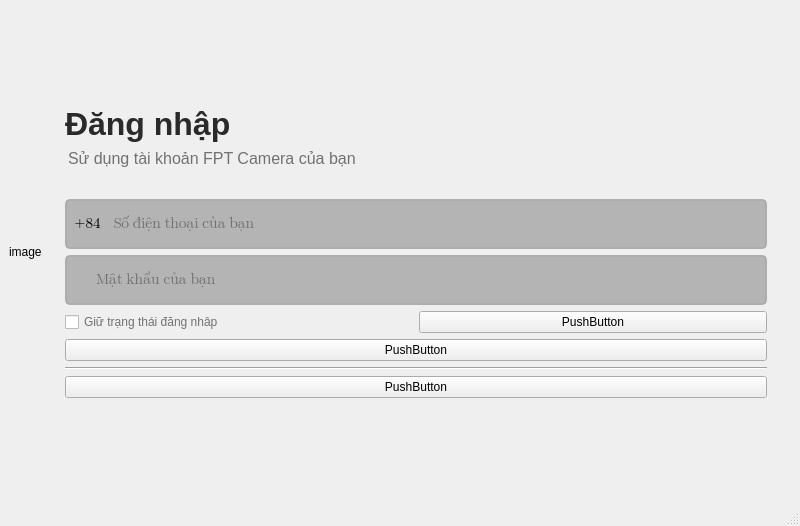
<?xml version="1.0" encoding="UTF-8"?>
<ui version="4.0">
 <class>MainWindow</class>
 <widget class="QMainWindow" name="MainWindow">
  <property name="geometry">
   <rect>
    <x>0</x>
    <y>0</y>
    <width>800</width>
    <height>526</height>
   </rect>
  </property>
  <property name="windowTitle">
   <string>MainWindow</string>
  </property>
  <property name="autoFillBackground">
   <bool>false</bool>
  </property>
  <widget class="QWidget" name="centralwidget">
   <layout class="QGridLayout" name="gridLayout">
    <item row="0" column="1">
     <widget class="QStackedWidget" name="stackedWidget">
      <property name="styleSheet">
       <string notr="true">QStackedWidget {
margin-right: 15px; 
margin-left: 8px;
}</string>
      </property>
      <property name="currentIndex">
       <number>0</number>
      </property>
      <widget class="QWidget" name="page">
       <layout class="QHBoxLayout" name="horizontalLayout_4">
        <item>
         <layout class="QVBoxLayout" name="verticalLayout_2">
          <item>
           <spacer name="verticalSpacer">
            <property name="orientation">
             <enum>Qt::Vertical</enum>
            </property>
            <property name="sizeHint" stdset="0">
             <size>
              <width>20</width>
              <height>40</height>
             </size>
            </property>
           </spacer>
          </item>
          <item>
           <widget class="QLabel" name="label_2">
            <property name="text">
             <string>&lt;html&gt;&lt;head/&gt;&lt;body&gt;&lt;p&gt;&lt;span style=&quot; font-size:24pt; font-weight:700; color:#2a2a2a;&quot;&gt;Đăng nhập&lt;/span&gt;&lt;/p&gt;&lt;/body&gt;&lt;/html&gt;</string>
            </property>
            <property name="textFormat">
             <enum>Qt::AutoText</enum>
            </property>
           </widget>
          </item>
          <item>
           <widget class="QLabel" name="label_3">
            <property name="styleSheet">
             <string notr="true">QLabel {
margin-bottom: 25px;
}
</string>
            </property>
            <property name="text">
             <string>&lt;html&gt;&lt;head/&gt;&lt;body&gt;&lt;p&gt;&lt;span style=&quot; font-size:12pt; color:#717171;&quot;&gt;Sử dụng tài khoản FPT Camera của bạn&lt;/span&gt;&lt;/p&gt;&lt;/body&gt;&lt;/html&gt;</string>
            </property>
           </widget>
          </item>
          <item>
           <layout class="QVBoxLayout" name="verticalLayout">
            <item>
             <widget class="customWidget" name="widget_number" native="true">
              <property name="sizePolicy">
               <sizepolicy hsizetype="Expanding" vsizetype="Preferred">
                <horstretch>0</horstretch>
                <verstretch>0</verstretch>
               </sizepolicy>
              </property>
              <property name="styleSheet">
               <string notr="true">#widget_number{
border: 2px solid rgb(173, 173, 173);
border-radius: 5px;
background-color: rgb(180, 180, 180);
}

#widget_number:hover {
border: 2px solid rgb(139, 139, 139);
}
</string>
              </property>
              <layout class="QHBoxLayout" name="horizontalLayout">
               <item>
                <widget class="QLabel" name="label">
                 <property name="enabled">
                  <bool>true</bool>
                 </property>
                 <property name="font">
                  <font>
                   <family>Segoe UI Emoji</family>
                   <pointsize>11</pointsize>
                  </font>
                 </property>
                 <property name="styleSheet">
                  <string notr="true">QLabel {
border: 0px;
height: 32px;
background-color: rgb(180, 180, 180);
}</string>
                 </property>
                 <property name="text">
                  <string>&lt;html&gt;&lt;head/&gt;&lt;body&gt;&lt;p&gt;&lt;span style=&quot; font-size:11pt;&quot;&gt;+84&lt;/span&gt;&lt;/p&gt;&lt;/body&gt;&lt;/html&gt;</string>
                 </property>
                </widget>
               </item>
               <item>
                <widget class="customLineEdit" name="lineEdit_number">
                 <property name="font">
                  <font>
                   <family>Segoe UI Emoji</family>
                   <pointsize>11</pointsize>
                  </font>
                 </property>
                 <property name="focusPolicy">
                  <enum>Qt::StrongFocus</enum>
                 </property>
                 <property name="styleSheet">
                  <string notr="true">#lineEdit_number {
border: 0px;
height: 32px;
color: rgb(43, 43, 43);
padding-left:  5px;
padding-right: 20px;
background-color: rgb(180, 180, 180);
}</string>
                 </property>
                 <property name="inputMask">
                  <string/>
                 </property>
                 <property name="text">
                  <string/>
                 </property>
                 <property name="maxLength">
                  <number>10</number>
                 </property>
                 <property name="echoMode">
                  <enum>QLineEdit::Normal</enum>
                 </property>
                 <property name="dragEnabled">
                  <bool>false</bool>
                 </property>
                 <property name="placeholderText">
                  <string>Số điện thoại của bạn</string>
                 </property>
                 <property name="cursorMoveStyle">
                  <enum>Qt::LogicalMoveStyle</enum>
                 </property>
                 <property name="clearButtonEnabled">
                  <bool>false</bool>
                 </property>
                </widget>
               </item>
              </layout>
             </widget>
            </item>
            <item>
             <widget class="customWidget" name="widget_pass" native="true">
              <property name="styleSheet">
               <string notr="true">#widget_pass{
border: 2px solid rgb(173, 173, 173);
border-radius: 5px;
background-color: rgb(180, 180, 180);
}

#widget_pass:hover {
border: 2px solid rgb(139, 139, 139);
}



</string>
              </property>
              <layout class="QHBoxLayout" name="horizontalLayout_3">
               <item>
                <widget class="customLineEdit" name="lineEdit_pass">
                 <property name="enabled">
                  <bool>true</bool>
                 </property>
                 <property name="font">
                  <font>
                   <family>Segoe UI Emoji</family>
                   <pointsize>11</pointsize>
                  </font>
                 </property>
                 <property name="focusPolicy">
                  <enum>Qt::StrongFocus</enum>
                 </property>
                 <property name="styleSheet">
                  <string notr="true">#lineEdit_pass {
border: 0px;
height: 32px;
color: rgb(43, 43, 43);
padding-left:  20px;
padding-right: 20px;
background-color: rgb(180, 180, 180);
}</string>
                 </property>
                 <property name="text">
                  <string/>
                 </property>
                 <property name="maxLength">
                  <number>25</number>
                 </property>
                 <property name="echoMode">
                  <enum>QLineEdit::Password</enum>
                 </property>
                 <property name="placeholderText">
                  <string>Mật khẩu của bạn</string>
                 </property>
                 <property name="cursorMoveStyle">
                  <enum>Qt::LogicalMoveStyle</enum>
                 </property>
                 <property name="clearButtonEnabled">
                  <bool>false</bool>
                 </property>
                </widget>
               </item>
               <item>
                <widget class="QPushButton" name="button_pass">
                 <property name="styleSheet">
                  <string notr="true">QPushButton {
border: 0px;
background-color: rgb(180, 180, 180);
}</string>
                 </property>
                 <property name="text">
                  <string/>
                 </property>
                </widget>
               </item>
              </layout>
             </widget>
            </item>
            <item>
             <layout class="QHBoxLayout" name="horizontalLayout_2">
              <item>
               <widget class="QCheckBox" name="checkBox">
                <property name="font">
                 <font>
                  <italic>false</italic>
                  <bold>false</bold>
                 </font>
                </property>
                <property name="styleSheet">
                 <string notr="true">#checkBox {
color: #717171;
}</string>
                </property>
                <property name="text">
                 <string>Giữ trạng thái đăng nhâp</string>
                </property>
               </widget>
              </item>
              <item>
               <widget class="QPushButton" name="pushButton">
                <property name="text">
                 <string>PushButton</string>
                </property>
               </widget>
              </item>
             </layout>
            </item>
            <item>
             <widget class="QPushButton" name="pushButton_2">
              <property name="text">
               <string>PushButton</string>
              </property>
             </widget>
            </item>
            <item>
             <widget class="Line" name="line">
              <property name="orientation">
               <enum>Qt::Horizontal</enum>
              </property>
             </widget>
            </item>
            <item>
             <widget class="QPushButton" name="pushButton_3">
              <property name="text">
               <string>PushButton</string>
              </property>
             </widget>
            </item>
           </layout>
          </item>
          <item>
           <spacer name="verticalSpacer_2">
            <property name="orientation">
             <enum>Qt::Vertical</enum>
            </property>
            <property name="sizeHint" stdset="0">
             <size>
              <width>20</width>
              <height>40</height>
             </size>
            </property>
           </spacer>
          </item>
         </layout>
        </item>
       </layout>
      </widget>
      <widget class="QWidget" name="page_2"/>
     </widget>
    </item>
    <item row="0" column="0">
     <widget class="QLabel" name="label_img">
      <property name="autoFillBackground">
       <bool>false</bool>
      </property>
      <property name="text">
       <string>image</string>
      </property>
     </widget>
    </item>
   </layout>
  </widget>
  <widget class="QMenuBar" name="menubar">
   <property name="geometry">
    <rect>
     <x>0</x>
     <y>0</y>
     <width>800</width>
     <height>26</height>
    </rect>
   </property>
  </widget>
  <widget class="QStatusBar" name="statusbar"/>
 </widget>
 <customwidgets>
  <customwidget>
   <class>customWidget</class>
   <extends>QWidget</extends>
   <header>customwidget.h</header>
   <container>1</container>
  </customwidget>
  <customwidget>
   <class>customLineEdit</class>
   <extends>QLineEdit</extends>
   <header>customlineedit.h</header>
  </customwidget>
 </customwidgets>
 <resources/>
 <connections/>
</ui>
